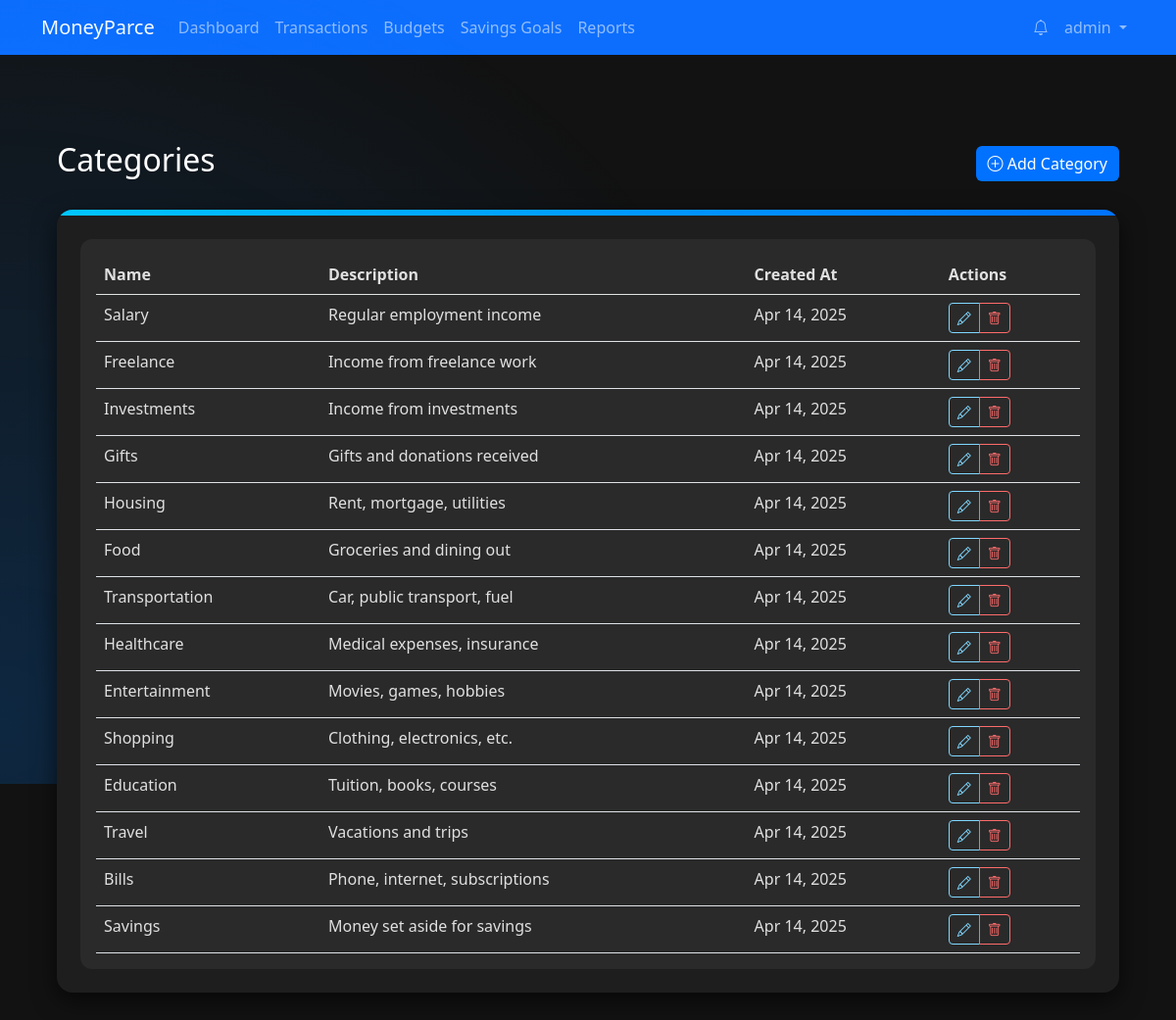
Screenshot of /transactions/categories/ (signed in) with the database file from the repository.
### users/models.py (models this page shows, shortened)
class User(AbstractUser):
    is_active = models.BooleanField(default=True)
    is_suspended = models.BooleanField(default=False)
    phone_number = models.CharField(max_length=15, blank=True, null=True)
    date_of_birth = models.DateField(null=True, blank=True)
    created_at = models.DateTimeField(auto_now_add=True)
    updated_at = models.DateTimeField(auto_now=True)
    class Meta:
        verbose_name = 'User'
        verbose_name_plural = 'Users'

### transactions/models.py (models this page shows, shortened)
class Category(models.Model):
    name = models.CharField(max_length=100)
    description = models.TextField(blank=True)
    created_by = models.ForeignKey(settings.AUTH_USER_MODEL, on_delete=models.CASCADE)
    created_at = models.DateTimeField(auto_now_add=True)
    class Meta:
        verbose_name_plural = 'Categories'
        unique_together = ['name', 'created_by']

### transactions/views.py (the view)
# urls.py: path('categories/', views.category_list, name='category_list'),
@login_required
def category_list(request):
    categories = Category.objects.filter(created_by=request.user)
    return render(request, 'transactions/category_list.html', {'categories': categories})

### templates/transactions/category_list.html (shortened to what this page needs)
{% extends 'base.html' %}
{% block content %}
  <div class="dashboard-container container-fluid">
    <div class="d-flex justify-content-between align-items-center mb-4">
      <h2 class="text-white">Categories</h2>
      <a href="{% url 'category_create' %}" class="btn btn-primary">
        <i class="bi bi-plus-circle"></i> Add Category
      </a>
    </div>
    <div class="card">
      <div class="card-accent"></div>
      <div class="card-body">
        {% if categories %}
          <div class="table-responsive">
            <table class="table table-hover mb-0">
              <thead>
                <tr>
                  <th>Name</th>
                  <th>Description</th>
                  <th>Created At</th>
                  <th>Actions</th>
                </tr>
              </thead>
              <tbody>
                {% for category in categories %}
                <tr>
                  <td>{{ category.name }}</td>
                  <td>{{ category.description|truncatechars:50 }}</td>
                  <td>{{ category.created_at|date:"M d, Y" }}</td>
                  <td>
                    <div class="btn-group">
                      <a href="{% url 'category_edit' category.pk %}" class="btn btn-sm btn-outline-primary">
                        <i class="bi bi-pencil"></i>
                      </a>
                      <a href="{% url 'category_delete' category.pk %}" class="btn btn-sm btn-outline-danger">
                        <i class="bi bi-trash"></i>
                      </a>
                    </div>
                  </td>
                </tr>
                {% endfor %}
              </tbody>
            </table>
          </div>
        {% endif %}
      </div>
    </div>
  </div>
{% endblock %}

### templates/base.html (shortened to what this page needs)
<!DOCTYPE html>
<html lang="en">
<head>
    <link href="https://cdn.jsdelivr.net/npm/bootstrap@5.3.0/dist/css/bootstrap.min.css" rel="stylesheet">
    <link rel="stylesheet" href="https://cdn.jsdelivr.net/npm/bootstrap-icons@1.11.0/font/bootstrap-icons.css">
</head>
<body>
    <nav class="navbar navbar-expand-lg navbar-dark bg-primary">
        <div class="container">
            <a class="navbar-brand" href="{% url 'dashboard' %}">MoneyParce</a>
            <div class="collapse navbar-collapse" id="navbarNav">
                {% if user.is_authenticated %}
                <ul class="navbar-nav me-auto">
                    <li class="nav-item">
                        <a class="nav-link" href="{% url 'dashboard' %}">Dashboard</a>
                    </li>
                    <li class="nav-item">
                        <a class="nav-link" href="{% url 'transaction_list' %}">Transactions</a>
                    </li>
                    <li class="nav-item">
                        <a class="nav-link" href="{% url 'budget_list' %}">Budgets</a>
                    </li>
                    <li class="nav-item">
                        <a class="nav-link" href="{% url 'savings_goals' %}">Savings Goals</a>
                    </li>
                    <li class="nav-item">
                        <a class="nav-link" href="{% url 'reports' %}">Reports</a>
                    </li>
                </ul>
                <ul class="navbar-nav">
                    <li class="nav-item">
                        <a class="nav-link" href="{% url 'notifications' %}">
                            <i class="bi bi-bell"></i>
                        </a>
                    </li>
                    <li class="nav-item dropdown">
                        <a class="nav-link dropdown-toggle" href="#" id="navbarDropdown" role="button" data-bs-toggle="dropdown">
                            {{ user.username }}
                        </a>
                    </li>
                </ul>
                {% endif %}
            </div>
        </div>
    </nav>
    <div class="container mt-4">
        {% block content %}
        {% endblock %}
    </div>
</body>
</html>

### templates/transactions/category_list.html (style rules this page uses)
html, body { margin: 0; padding: 0; width: 100%; min-height: 100%; overflow-x: hidden; overflow-y: auto; background: #121212; color: #e0e0e0; position: relative; }
.dashboard-container { position: relative; z-index: 1; padding: 4rem 1rem; }
.card { background-color: #1e1e1e; border: none; border-radius: 1rem; box-shadow: 0 8px 24px rgba(0,0,0,0.6); overflow: hidden; margin-bottom: 2rem; }
.card-accent { height: 6px; background: linear-gradient(90deg,#00c6ff,#0072ff); }
.card-body { padding: 1.5rem; }
h2.text-white { color: #fff; }
.table-responsive { background-color: #2a2a2a; border-radius: .75rem; padding: 1rem; }
.table { background: transparent; }
.table thead th, .table tbody td { background: transparent !important; color: #e0e0e0 !important; }
.table thead th:first-child { border-top-left-radius: .5rem; }
.table thead th:last-child { border-top-right-radius: .5rem; }
.table tbody tr:last-child td:first-child { border-bottom-left-radius: .5rem; }
.table tbody tr:last-child td:last-child { border-bottom-right-radius: .5rem; }
.btn-outline-primary { color: #80d8ff; border-color: #80d8ff; }
.btn-primary { background: #0072ff; border: none; transition: background .3s, box-shadow .3s; }
.btn-sm.btn-outline-primary { color: #80d8ff; border-color: #80d8ff; }
.btn-sm.btn-outline-danger { color: #ff6b6b; border-color: #ff6b6b; }

### rows the page displays
User: username "admin"
Category: name "Salary", description "Regular employment income", created_at "Apr 14, 2025"
Category: name "Freelance", description "Income from freelance work", created_at "Apr 14, 2025"
Category: name "Investments", description "Income from investments", created_at "Apr 14, 2025"
Category: name "Gifts", description "Gifts and donations received", created_at "Apr 14, 2025"
Category: name "Housing", description "Rent, mortgage, utilities", created_at "Apr 14, 2025"
Category: name "Food", description "Groceries and dining out", created_at "Apr 14, 2025"
Category: name "Transportation", description "Car, public transport, fuel", created_at "Apr 14, 2025"
Category: name "Healthcare", description "Medical expenses, insurance", created_at "Apr 14, 2025"
Category: name "Entertainment", description "Movies, games, hobbies", created_at "Apr 14, 2025"
Category: name "Shopping", description "Clothing, electronics, etc.", created_at "Apr 14, 2025"
Category: name "Education", description "Tuition, books, courses", created_at "Apr 14, 2025"
Category: name "Travel", description "Vacations and trips", created_at "Apr 14, 2025"
Category: name "Bills", description "Phone, internet, subscriptions", created_at "Apr 14, 2025"
Category: name "Savings", description "Money set aside for savings", created_at "Apr 14, 2025"
